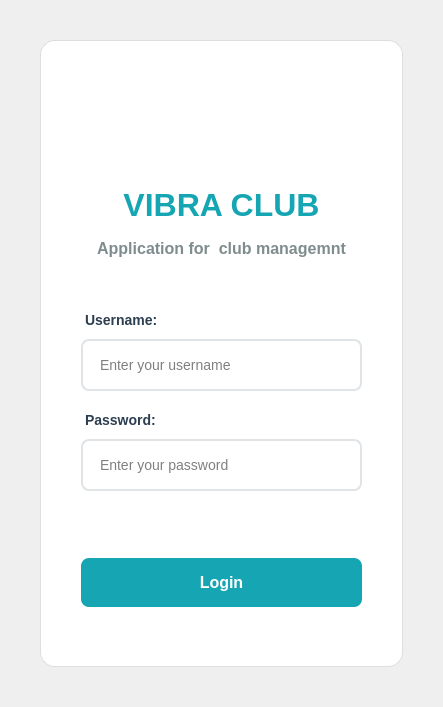
<?xml version="1.0" encoding="UTF-8"?>
<ui version="4.0">
 <class>Login</class>
 <widget class="QDialog" name="Login">
  <property name="geometry">
   <rect>
    <x>0</x>
    <y>0</y>
    <width>443</width>
    <height>707</height>
   </rect>
  </property>
  <property name="windowTitle">
   <string>VIBRA CLUB - Login</string>
  </property>
  <property name="styleSheet">
   <string notr="true">QDialog {
    background: qlineargradient(x1:0, y1:0, x2:1, y2:1,
                               stop:0 #16a5b3, stop:1 #139aa6);
}

#loginFrame {
    background-color: white;
    border-radius: 15px;
    border: 1px solid rgba(0,0,0,0.1);
}

#logoLabel {
    font-size: 32px;
    font-weight: bold;
    color: #16a5b3;
    margin-bottom: 10px;
}

#subtitleLabel {
    font-size: 16px;
    color: #7f8c8d;
    margin-bottom: 30px;
}

QLabel {
    font-size: 14px;
    font-weight: 600;
    color: #2c3e50;
    margin-bottom: 5px;
}

QLineEdit {
    padding: 15px;
    border: 2px solid #e0e4e7;
    border-radius: 8px;
    font-size: 14px;
    background-color: white;
    margin-bottom: 15px;
}

QLineEdit:focus {
    border-color: #16a5b3;
    outline: none;
}

#loginButton {
    background-color: #16a5b3;
    color: white;
    border: none;
    padding: 15px;
    border-radius: 8px;
    font-size: 16px;
    font-weight: 600;
    margin-top: 10px;
}

#loginButton:hover {
    background-color: #139aa6;
}

#loginButton:pressed {
    background-color: #0f858f;
}

#errorLabel {
    color: #e74c3c;
    font-size: 13px;
    font-weight: normal;
    margin-top: 10px;
}</string>
  </property>
  <layout class="QVBoxLayout" name="mainLayout">
   <property name="spacing">
    <number>0</number>
   </property>
   <property name="leftMargin">
    <number>40</number>
   </property>
   <property name="topMargin">
    <number>40</number>
   </property>
   <property name="rightMargin">
    <number>40</number>
   </property>
   <property name="bottomMargin">
    <number>40</number>
   </property>
   <item>
    <widget class="QFrame" name="loginFrame">
     <layout class="QVBoxLayout" name="loginLayout">
      <property name="leftMargin">
       <number>40</number>
      </property>
      <property name="topMargin">
       <number>40</number>
      </property>
      <property name="rightMargin">
       <number>40</number>
      </property>
      <property name="bottomMargin">
       <number>40</number>
      </property>
      <item>
       <widget class="QLabel" name="logo">
        <property name="minimumSize">
         <size>
          <width>0</width>
          <height>100</height>
         </size>
        </property>
        <property name="styleSheet">
         <string notr="true">padding-left :90;</string>
        </property>
        <property name="text">
         <string/>
        </property>
        <property name="margin">
         <number>0</number>
        </property>
       </widget>
      </item>
      <item>
       <widget class="QLabel" name="logoLabel">
        <property name="text">
         <string>VIBRA CLUB</string>
        </property>
        <property name="alignment">
         <set>Qt::AlignmentFlag::AlignCenter</set>
        </property>
       </widget>
      </item>
      <item>
       <widget class="QLabel" name="subtitleLabel">
        <property name="text">
         <string>Application for  club managemnt</string>
        </property>
        <property name="alignment">
         <set>Qt::AlignmentFlag::AlignCenter</set>
        </property>
       </widget>
      </item>
      <item>
       <spacer name="topSpacer">
        <property name="orientation">
         <enum>Qt::Orientation::Vertical</enum>
        </property>
        <property name="sizeHint" stdset="0">
         <size>
          <width>20</width>
          <height>20</height>
         </size>
        </property>
       </spacer>
      </item>
      <item>
       <widget class="QLabel" name="usernameLabel">
        <property name="text">
         <string>Username:</string>
        </property>
       </widget>
      </item>
      <item>
       <widget class="QLineEdit" name="usernameLineEdit">
        <property name="placeholderText">
         <string>Enter your username</string>
        </property>
       </widget>
      </item>
      <item>
       <widget class="QLabel" name="passwordLabel">
        <property name="text">
         <string>Password:</string>
        </property>
       </widget>
      </item>
      <item>
       <widget class="QLineEdit" name="passwordLineEdit">
        <property name="echoMode">
         <enum>QLineEdit::EchoMode::Password</enum>
        </property>
        <property name="placeholderText">
         <string>Enter your password</string>
        </property>
       </widget>
      </item>
      <item>
       <widget class="QLabel" name="errorLabel">
        <property name="text">
         <string/>
        </property>
        <property name="alignment">
         <set>Qt::AlignmentFlag::AlignCenter</set>
        </property>
       </widget>
      </item>
      <item>
       <widget class="QPushButton" name="loginButton">
        <property name="text">
         <string>Login</string>
        </property>
        <property name="icon">
         <iconset resource="resources.qrc">
          <normaloff>:/icons/icons/add.png</normaloff>:/icons/icons/add.png</iconset>
        </property>
       </widget>
      </item>
      <item>
       <spacer name="bottomSpacer">
        <property name="orientation">
         <enum>Qt::Orientation::Vertical</enum>
        </property>
        <property name="sizeHint" stdset="0">
         <size>
          <width>20</width>
          <height>20</height>
         </size>
        </property>
       </spacer>
      </item>
     </layout>
    </widget>
   </item>
  </layout>
 </widget>
 <resources>
  <include location="resources.qrc"/>
 </resources>
 <connections/>
</ui>
